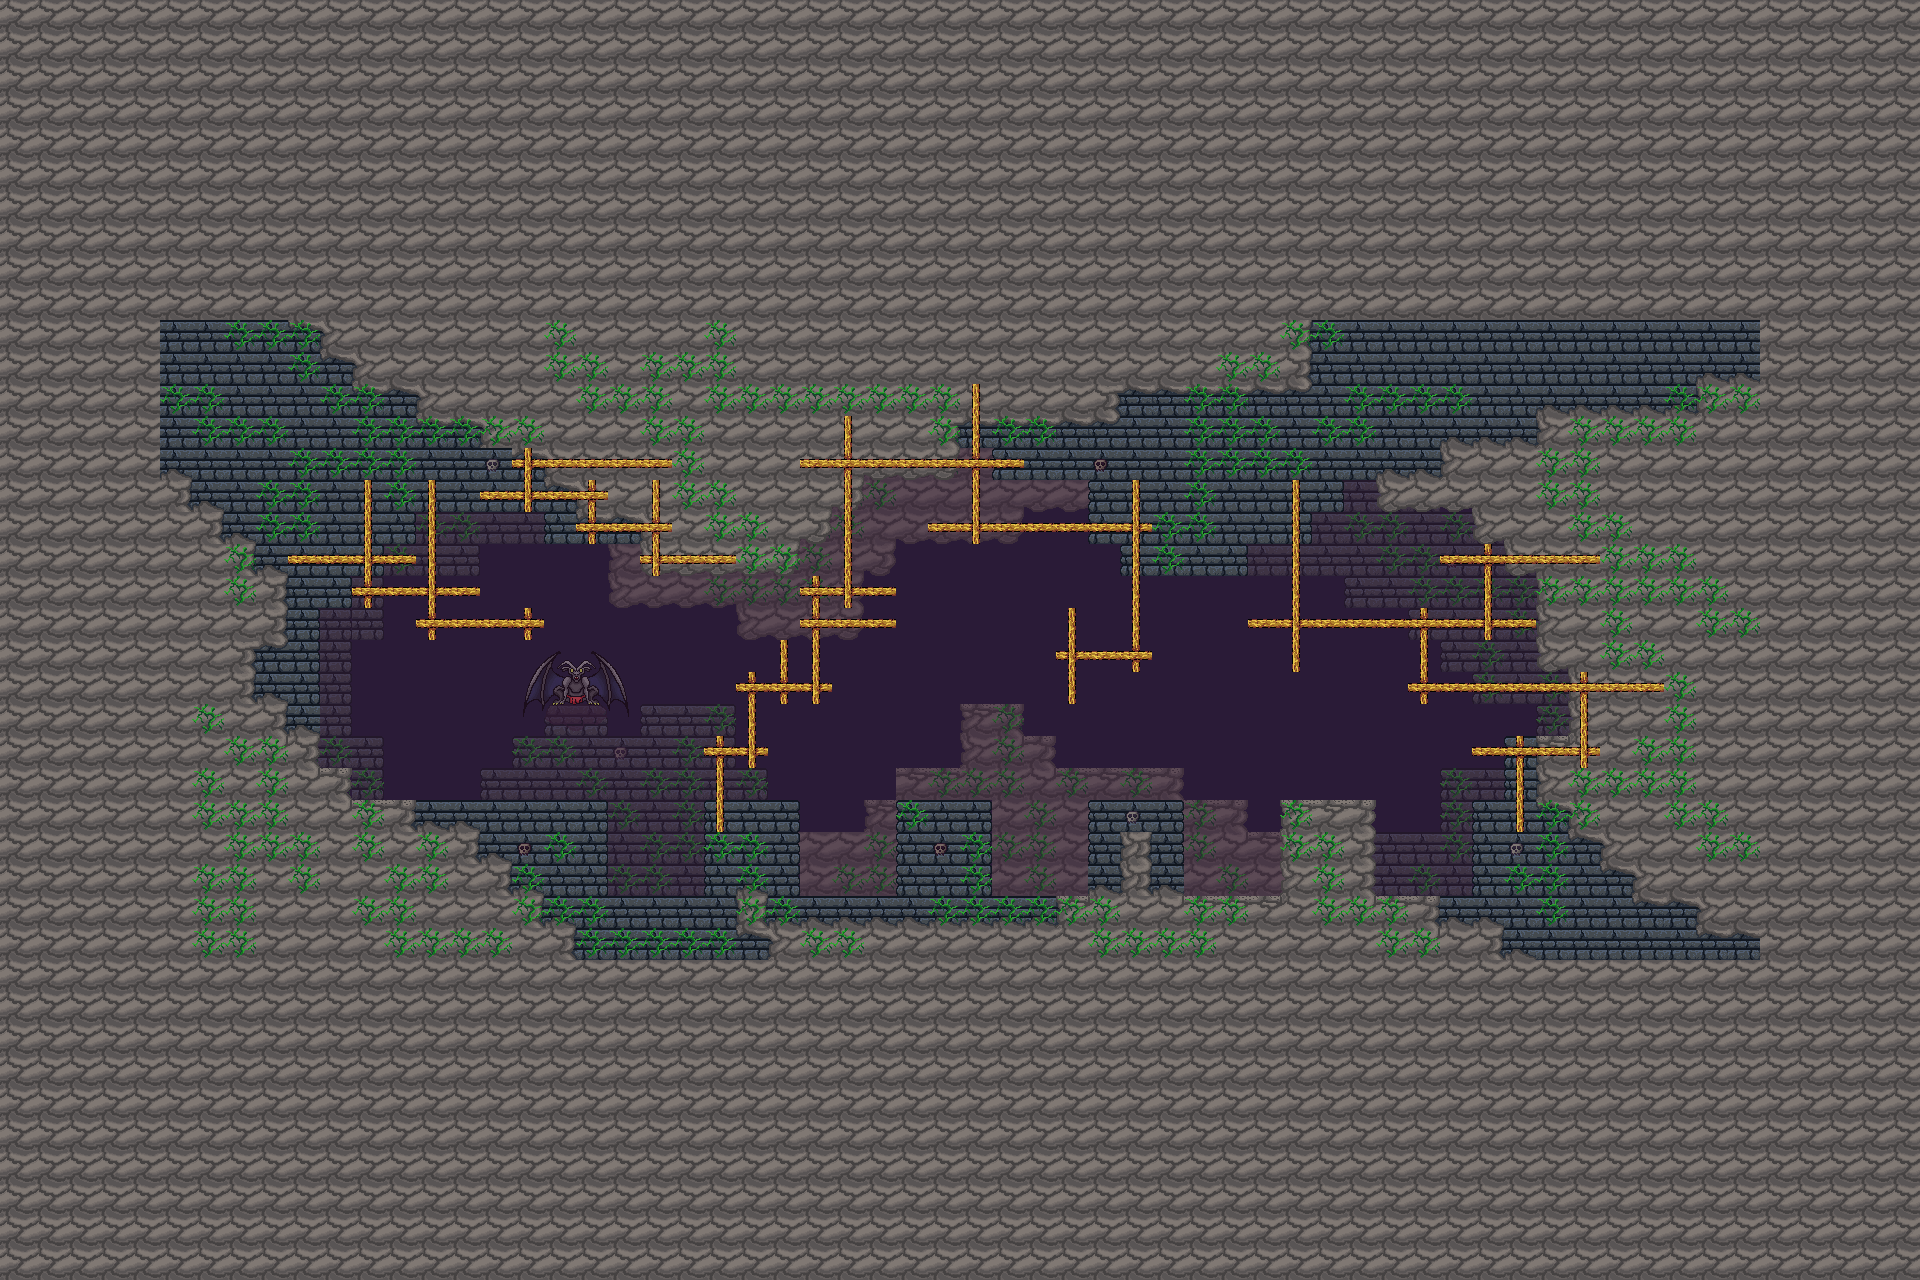

A 2D game scene composited from a Tiled map and its tileset images. What follows is a short description and the map's XML, with each tile layer's data collapsed to a summary:
An orthogonal 60x40 tile map with 32x32 px tiles, 7 tile layers (colour, background, background2, shadow, ...), 16 tilesets and 53 objects.

<map version="1.0" orientation="orthogonal" renderorder="right-down" width="60" height="40" tilewidth="32" tileheight="32" nextobjectid="89">
 <tileset firstgid="1" name="tranzitie" tilewidth="32" tileheight="32" tilecount="57" columns="3">
  <image source="tranzitie.png" width="96" height="608" />
 </tileset>
 <tileset firstgid="58" name="caramida " tilewidth="32" tileheight="32" tilecount="8" columns="2">
  <image source="caramida .png" width="64" height="128" />
 </tileset>
 <tileset firstgid="66" name="piatra" tilewidth="32" tileheight="32" tilecount="18" columns="3">
  <image source="piatra.png" width="96" height="192" />
 </tileset>
 <tileset firstgid="84" name="32" tilewidth="32" tileheight="32" tilecount="1" columns="1">
  <image source="32.png" width="32" height="32" />
 </tileset>
 <tileset firstgid="85" name="ciuperci" tilewidth="32" tileheight="32" tilecount="6" columns="2">
  <image source="ciuperci.png" width="64" height="96" />
 </tileset>
 <tileset firstgid="91" name="gargouille" tilewidth="32" tileheight="32" tilecount="16" columns="4">
  <image source="gargouille.png" width="128" height="128" />
 </tileset>
 <tileset firstgid="107" name="iarba" tilewidth="32" tileheight="32" tilecount="4" columns="2">
  <image source="iarba.png" width="64" height="64" />
 </tileset>
 <tileset firstgid="111" name="liane" tilewidth="32" tileheight="32" tilecount="25" columns="5">
  <image source="liane.png" width="160" height="160" />
 </tileset>
 <tileset firstgid="136" name="muschi" tilewidth="32" tileheight="32" tilecount="6" columns="3">
  <image source="muschi.png" width="96" height="64" />
 </tileset>
 <tileset firstgid="142" name="obiecte" tilewidth="32" tileheight="32" tilecount="9" columns="3">
  <image source="obiecte.png" width="96" height="96" />
 </tileset>
 <tileset firstgid="151" name="platforma caramizi" tilewidth="32" tileheight="32" tilecount="4" columns="2">
  <image source="platforma caramizi.png" width="64" height="64" />
 </tileset>
 <tileset firstgid="155" name="platforma lemn" tilewidth="32" tileheight="32" tilecount="3" columns="3">
  <image source="platforma lemn.png" width="96" height="32" />
 </tileset>
 <tileset firstgid="158" name="SCANDURI" tilewidth="32" tileheight="32" tilecount="4" columns="2">
  <image source="SCANDURI.png" width="64" height="64" />
 </tileset>
 <tileset firstgid="162" name="tufisuri" tilewidth="32" tileheight="32" tilecount="12" columns="3">
  <image source="tufisuri.png" width="96" height="128" />
 </tileset>
 <tileset firstgid="174" name="usa -gems" tilewidth="32" tileheight="32" tilecount="4" columns="2">
  <image source="usa -gems.png" width="64" height="64" />
 </tileset>
 <tileset firstgid="178" name="culoare" tilewidth="32" tileheight="32" tilecount="1" columns="1">
  <image source="culoare.png" width="32" height="32" />
 </tileset>
 <layer name="colour" width="60" height="40">
  <data>[2400 cells, 1000 non-empty, 1 distinct tile ids]</data>
 </layer>
 <layer name="background" width="60" height="40">
  <data>[2400 cells, 229 non-empty, 17 distinct tile ids]</data>
 </layer>
 <layer name="background2" width="60" height="40">
  <data>[2400 cells, 113 non-empty, 15 distinct tile ids]</data>
 </layer>
 <layer name="shadow" width="60" height="40" opacity="0.5">
  <data>[2400 cells, 1000 non-empty, 1 distinct tile ids]</data>
 </layer>
 <objectgroup name="decoru">
  <object id="10" gid="128" x="544" y="574" width="32" height="32" />
  <object id="11" gid="111" x="695" y="606" width="32" height="32" />
  <object id="12" gid="118" x="1183.14" y="605.591" width="32" height="32" />
  <object id="13" gid="123" x="919.875" y="508.375" width="32" height="32" />
  <object id="15" gid="111" x="1490.92" y="604.083" width="32" height="32" />
  <object id="25" gid="164" x="1108.67" y="801.333" width="32" height="32" />
  <object id="27" gid="167" x="1470" y="802" width="32" height="32" />
 </objectgroup>
 <layer name="scanduri" width="60" height="40">
  <data>[2400 cells, 0 non-empty, 0 distinct tile ids]</data>
 </layer>
 <layer name="playground" width="60" height="40">
  <data>[2400 cells, 2039 non-empty, 40 distinct tile ids]</data>
 </layer>
 <layer name="liane" width="60" height="40">
  <data>[2400 cells, 311 non-empty, 5 distinct tile ids]</data>
 </layer>
 <objectgroup name="decoro">
  <object id="17" gid="85" x="416.5" y="811.5" width="32" height="32" />
  <object id="18" gid="90" x="720" y="813" width="32" height="32" />
  <object id="19" gid="108" x="323" y="769.667" width="32" height="32" />
  <object id="20" gid="136" x="535.333" y="811.667" width="32" height="32" />
  <object id="21" gid="137" x="544.667" y="807.667" width="32" height="32" />
  <object id="22" gid="141" x="772.333" y="817.667" width="32" height="32" />
  <object id="23" gid="140" x="924.667" y="817.667" width="32" height="32" />
  <object id="24" gid="166" x="1089" y="800.667" width="32" height="32" />
  <object id="30" gid="114" x="943.333" y="811" width="32" height="32" />
  <object id="31" gid="88" x="1154.33" y="813.667" width="32" height="32" />
  <object id="32" gid="136" x="1350" y="809" width="32" height="32" />
  <object id="33" gid="140" x="1332.67" y="816.667" width="32" height="32" />
  <object id="34" gid="141" x="1284.33" y="817" width="32" height="32" />
 </objectgroup>
 <objectgroup name="ground">
  <object id="36" x="249.25" y="800" width="358.75" height="140" />
  <object id="39" x="255" y="768" width="97" height="62.25" />
  <object id="40" x="222" y="529.5" width="97.75" height="254.75" />
  <object id="42" x="254.957" y="545.6" width="97" height="62.25" />
  <object id="43" x="250" y="492" width="134" height="84" />
  <object id="45" x="345.875" y="501.625" width="70.25" height="42.5" />
  <object id="47" x="383" y="468.25" width="481" height="43.7461" />
  <object id="48" x="544" y="453" width="288" height="90.9922" />
  <object id="55" x="640" y="534.182" width="160" height="41.8221" />
  <object id="57" x="798.25" y="410.75" width="161.746" height="69.2578" />
  <object id="58" x="927.5" y="415" width="95.1172" height="33.0117" />
  <object id="59" x="992.033" y="438.545" width="696.633" height="41.4323" />
  <object id="62" x="1088.11" y="464" width="223.889" height="80.0444" />
  <object id="64" x="1119.99" y="541.595" width="128.034" height="33.8904" />
  <object id="66" x="1298.25" y="479.25" width="45.7333" height="32.75" />
  <object id="69" x="1375.99" y="479.75" width="131.636" height="32.2611" />
  <object id="70" x="1472" y="512.364" width="53.2727" height="31.6403" />
  <object id="71" x="1503.98" y="540.375" width="35.8347" height="35.6472" />
  <object id="73" x="1536.01" y="544.75" width="72.2389" height="127.239" />
  <object id="74" x="1568.04" y="659.273" width="57.4111" height="83.4229" />
  <object id="75" x="1503.94" y="736.062" width="65.0625" height="64.6875" />
  <object id="76" x="1471.96" y="800.188" width="29.0444" height="112.062" />
  <object id="77" x="587.5" y="896.006" width="917.75" height="47.2444" />
  <object id="79" x="703.969" y="800" width="96.0625" height="102.333" />
  <object id="80" x="896" y="800" width="96.0948" height="122.909" />
  <object id="81" x="1088.04" y="800.067" width="96.0948" height="122.909" />
  <object id="82" x="1280" y="799.996" width="96.0948" height="122.909" />
 </objectgroup>
 <objectgroup name="spawn">
  <object id="83" x="420.333" y="650.333" width="40.6667" height="36.3333">
   <properties>
    <property name="index" type="int" value="0" />
   </properties>
  </object>
 </objectgroup>
 <objectgroup name="nivel">
  <object id="87" x="1200" y="816" width="64" height="64">
   <properties>
    <property name="name" value="4" />
   </properties>
  </object>
  <object id="88" x="1392" y="816" width="64" height="64">
   <properties>
    <property name="name" value="5" />
   </properties>
  </object>
  </objectgroup>
</map>
<!-- 3 of 53 objects omitted -->